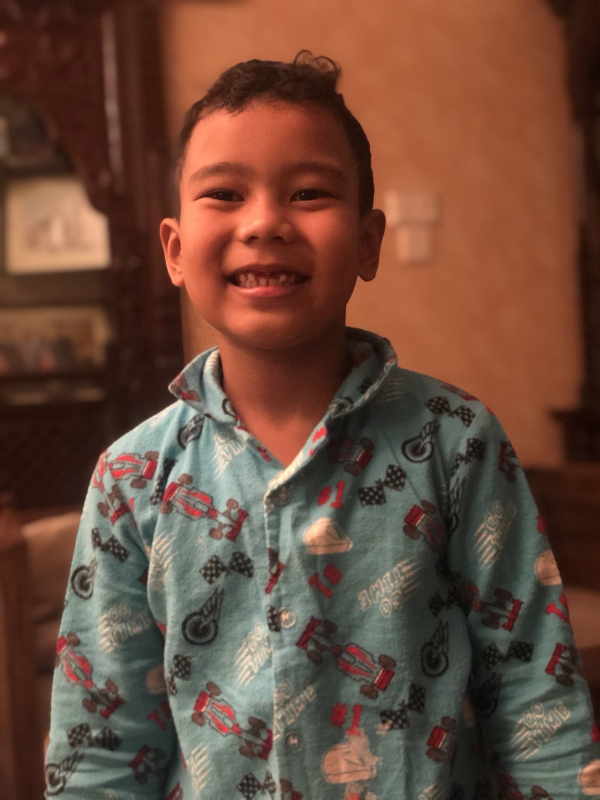
#> input picture suvaan.JPG, 1200 x 1600 px (shown at 1/2 size)
$ jupyter execute --allow-errors ai.ipynb
#> lines starting #> are read from the running program, lines starting #| are printed output that depends on the picture
[cell 1]
import numpy as np
from PIL import Image

#> (a cell that did not finish here is left out)

#> (a cell that did not finish here is left out)

#> (a cell that did not finish here is left out)

#> (a cell that did not finish here is left out)

#> (a cell that did not finish here is left out)

#> (a cell that did not finish here is left out)

[cell 8]
img3=Image.open("suvaan.JPG")
#> img3 is the input picture: PIL image 1200x1600 RGB; mean R, G, B 107.5, 74.8, 59.2
#> (the rest of this cell did not finish here and is left out)

[cell 9]
img4=Image.open("suv.jpg")
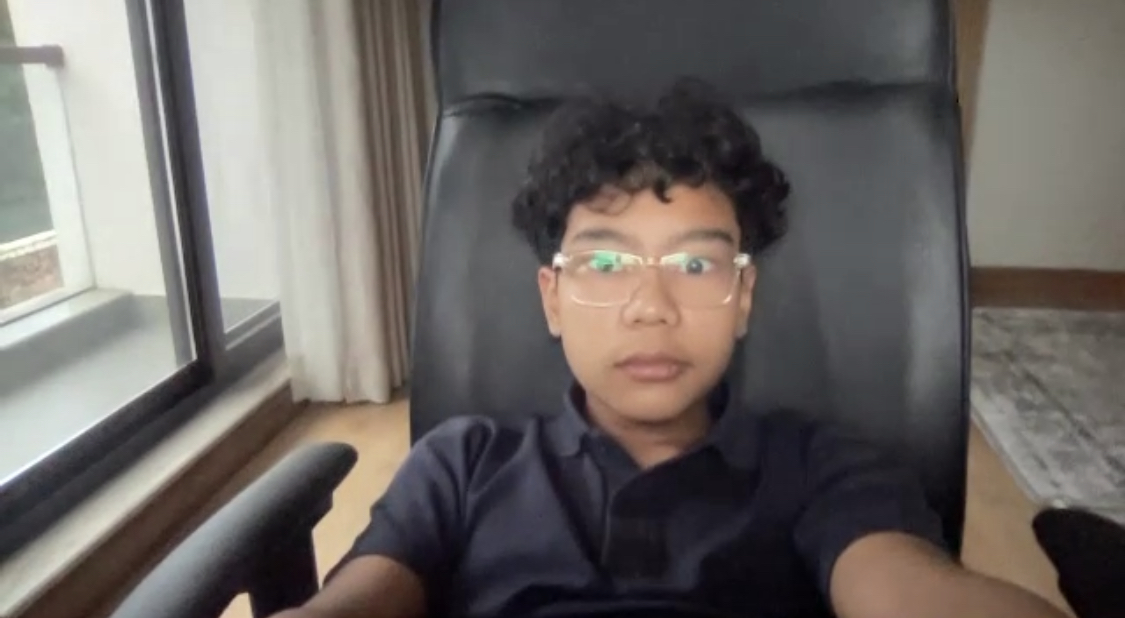
#> input picture suv.jpg, 1125 x 618 px
#> img4 is the input picture: PIL image 1125x618 RGB; mean R, G, B 107.9, 102.7, 99.7
#> (the rest of this cell did not finish here and is left out)

[cell 10]
img3=np.array(Image.open("suvaan.JPG").resize((200,200)))
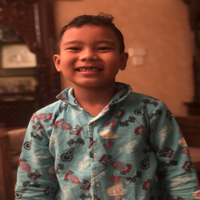
#> img3: shape (200, 200, 3); mean R, G, B 107.5, 74.8, 59.2
img4=np.array(Image.open("suv.JPG").resize((200,200)))
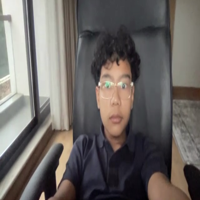
#> img4: shape (200, 200, 3); mean R, G, B 107.9, 102.7, 99.7
